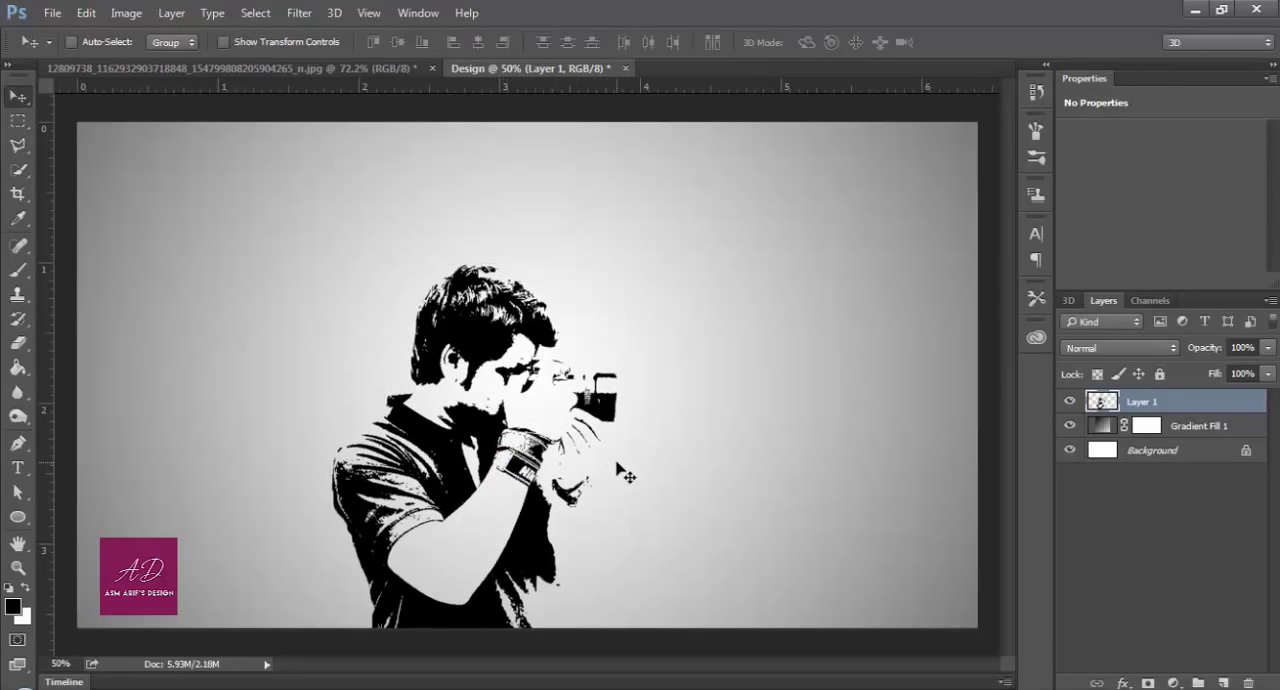
#> input picture proj1_cse573/task3/task3_bonus/pos2/t2_1.jpg, 1280 x 690 px, found by its file name; its folder holds 4 pictures in this run
$ python Project1_cursor_bonus_pos2.py
#> lines starting #> are read from the running program, lines starting #| are printed output that depends on the picture; after the words box and inside, x2 and y2 are one past the last pixel; in counts of white or black regions, pixels touching at a corner belong together
import cv2
from numpy import *
import numpy as np
import math
##
##define sampling function
def sampling(image_original,ratio):
    size_original=image_original.shape
    length=size_original[0]
    width=size_original[1]
    length_adj=math.floor(length/ratio)
    width_adj=math.floor(width/ratio)
    rgb_or_gray=len(size_original)
    if rgb_or_gray==3:
        sampled_img=zeros((length_adj,width_adj,size_original[2]))
        for colorchannel in range(0,size_original[2]):
            for x_adj in range(0,length_adj):
                for y_adj in range(0,width_adj):
                    sampled_img[x_adj,y_adj,colorchannel]=np.mean(image_original[math.floor(ratio*x_adj):math.floor(ratio*(x_adj+1)),math.floor(ratio*y_adj):math.floor(ratio*(y_adj+1)),colorchannel])
    else:
        sampled_img=zeros((length_adj,width_adj))
        for x_adj in range(0,length_adj):
                for y_adj in range(0,width_adj):
                    sampled_img[x_adj,y_adj]=np.mean(image_original[math.floor(ratio*x_adj):math.floor(ratio*(x_adj+1)),math.floor(ratio*y_adj):math.floor(ratio*(y_adj+1))])

    sampled_img_output=np.rint(sampled_img).astype('uint8')
    return sampled_img_output
###
your_dir="/Users/yangyunchen/Dropbox/Python/proj1_cse573/"
##PLEASE FILL IN YOUR FOLDER DIRECTORY PATH HERE##

for i_c in range(1,7):
    dir_str=your_dir+"task3/task3_bonus/pos2/t2_"+str(i_c)+".jpg"
    img_p_o=cv2.imread(dir_str)
#> img_p_o is the input picture: shape (690, 1280, 3); mean B, G, R 124.2, 123.6, 124.3
    img_p=cv2.imread(dir_str)

    tem=cv2.imread(your_dir+"task3/task3_bonus/tem_2.jpg")
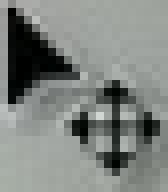
#> input picture proj1_cse573/task3/task3_bonus/tem_2.jpg, 21 x 24 px, found by its file name (shown 8 times larger)
#> tem is the input picture: shape (24, 21, 3); mean B, G, R 127.6, 131.5, 127.2

    length_tem=tem.shape[0]
#> length_tem = 24
    width_tem=tem.shape[1]
#> width_tem = 21

    size_list=[]
    n_size=0
    score_list=[]
    loc_list=[]
    for ind in range(10,13):
        length_tema=math.floor(length_tem/ind*10)
        width_tema=math.floor(width_tem/ind*10)
        size_list.append([length_tema,width_tema])
        tem_re=sampling(tem,ind/10)
        match=cv2.matchTemplate(img_p,tem_re,cv2.TM_CCOEFF_NORMED)
        score_m=[cv2.minMaxLoc(match)[1]]
        loc_m=[cv2.minMaxLoc(match)[3]]
        score_list.append(score_m)
        loc_list.append(loc_m)
#> this loop made 3 passes
#> (score_m, loc_m) on passes 1 to 3: ([0.897], [(616, 462)]), ([0.813], [(616, 462)]), ([0.704], [(617, 463)])
#> pass 1, `match=cv2.matchTemplate(img_p,tem_re,cv2.TM_CCOEFF_NORMED)`:
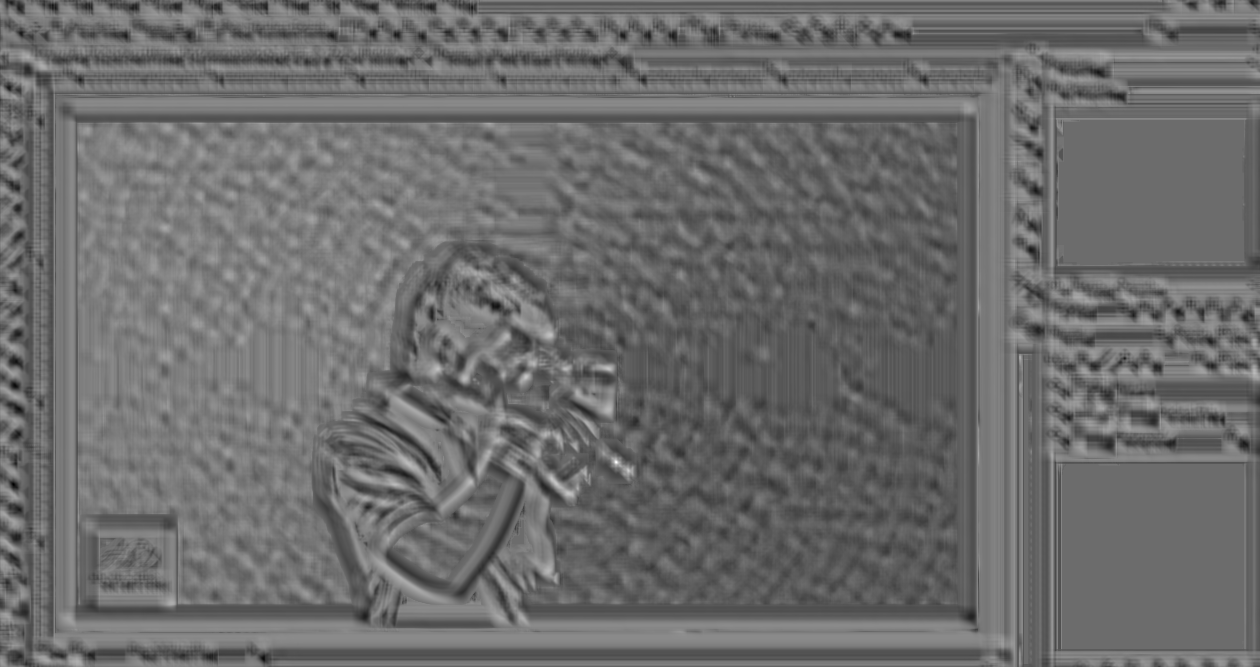
#> match: shape (667, 1260) float32; min -0.67, max 0.897, mean -0.00169; drawn with min black and max white
#> pass 2, `match=cv2.matchTemplate(img_p,tem_re,cv2.TM_CCOEFF_NORMED)`:
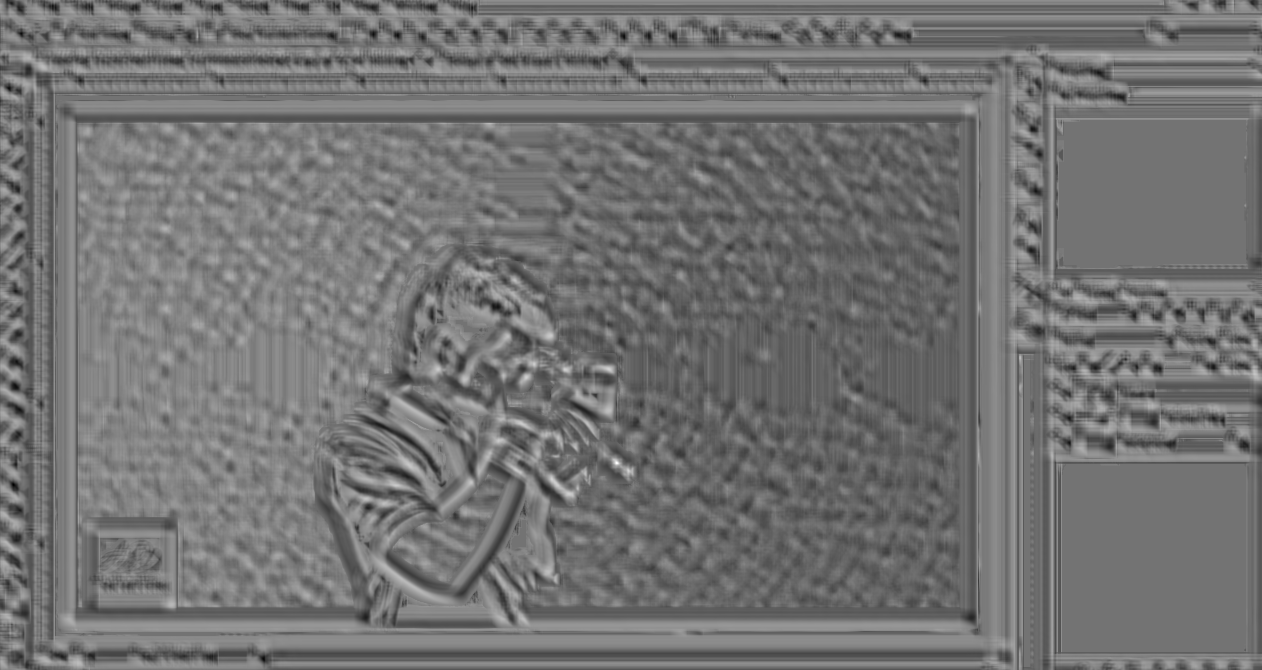
#> match: shape (670, 1262) float32; min -0.674, max 0.813, mean -0.00183; drawn with min black and max white
#> after the loop, loc_list = [[(616, 462)], [(616, 462)], [(617, 463)]]; score_list = [[0.897], [0.813], [0.704]]; size_list = [[24, 21], [21, 19], [20, 17]]

    max_ind=cv2.minMaxLoc(np.array(score_list))[3]
#> max_ind = (0, 0)
    loc_max=loc_list[max_ind[1]]
#> loc_max = [(616, 462)]

    cv2.rectangle(img_p_o,(loc_max[0][0],loc_max[0][1]),(loc_max[0][0]+size_list[max_ind[1]][1],loc_max[0][1]+size_list[max_ind[1]][0]),(0,0,255),2)
#> img_p_o: shape (690, 1280, 3); 0.03% of pixels changed, all inside (x1, y1, x2, y2) = (615, 461, 639, 488)

    cv2.imshow("cursor"+str(i_c),img_p_o)
    dir_str_2=your_dir+"task3/task3_bonus/pos2/cursor"+str(i_c)+".png"
    cv2.imwrite(dir_str_2,img_p_o)
#> pass 2 of the loop `for i_c in range(1,7):`:
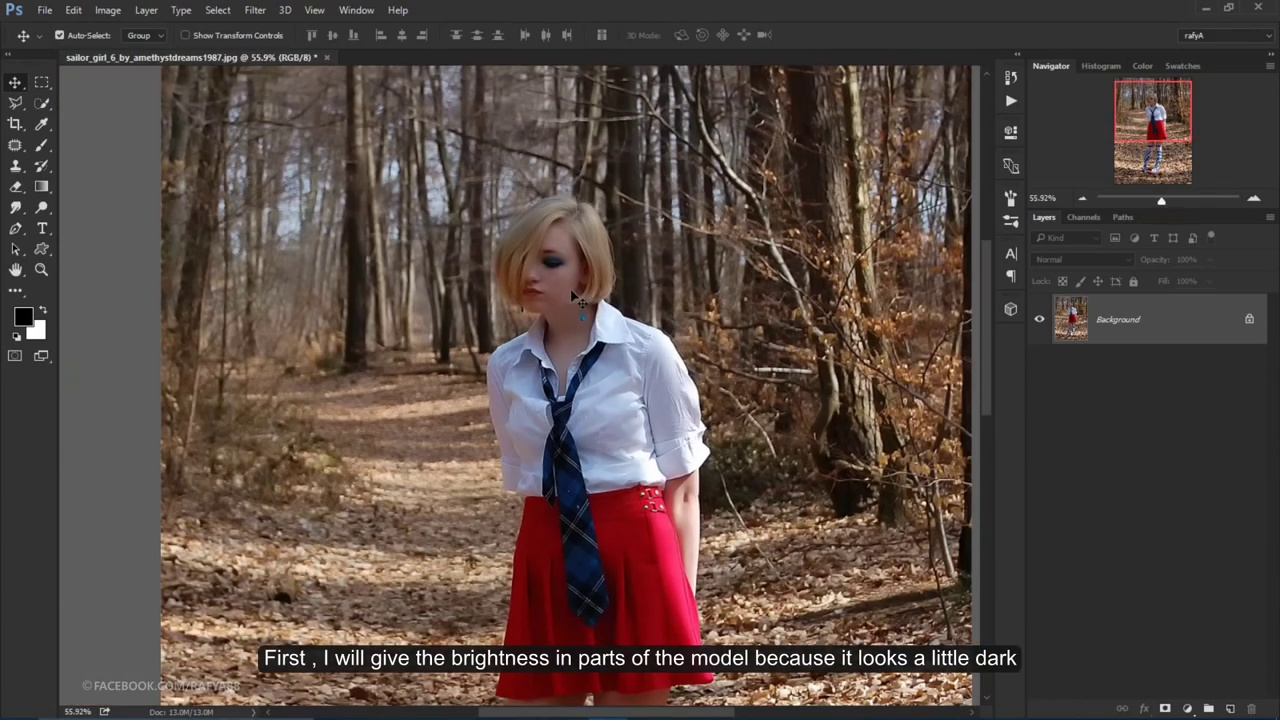
#> input picture proj1_cse573/task3/task3_bonus/pos2/t2_2.jpg, 1280 x 720 px, found by its file name
#> img_p_o is the input picture: shape (720, 1280, 3); mean B, G, R 65.5, 70.9, 83.8
#> the loop `for ind in range(10,13):` made 3 passes
#> (score_m, loc_m) on passes 1 to 3: ([0.557], [(315, 579)]), ([0.642], [(570, 289)]), ([0.765], [(570, 290)])
#> pass 1, `match=cv2.matchTemplate(img_p,tem_re,cv2.TM_CCOEFF_NORMED)`:
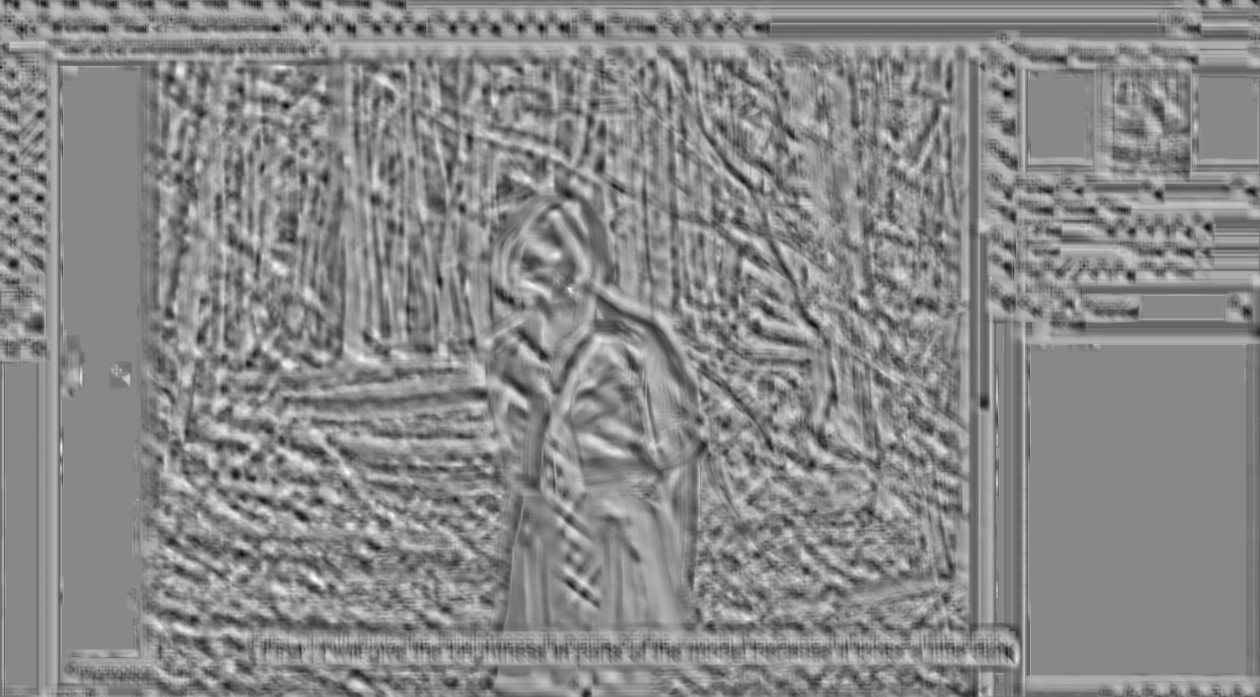
#> match: shape (697, 1260) float32; min -0.641, max 0.557, mean 0.0013; drawn with min black and max white
#> pass 3, `match=cv2.matchTemplate(img_p,tem_re,cv2.TM_CCOEFF_NORMED)`:
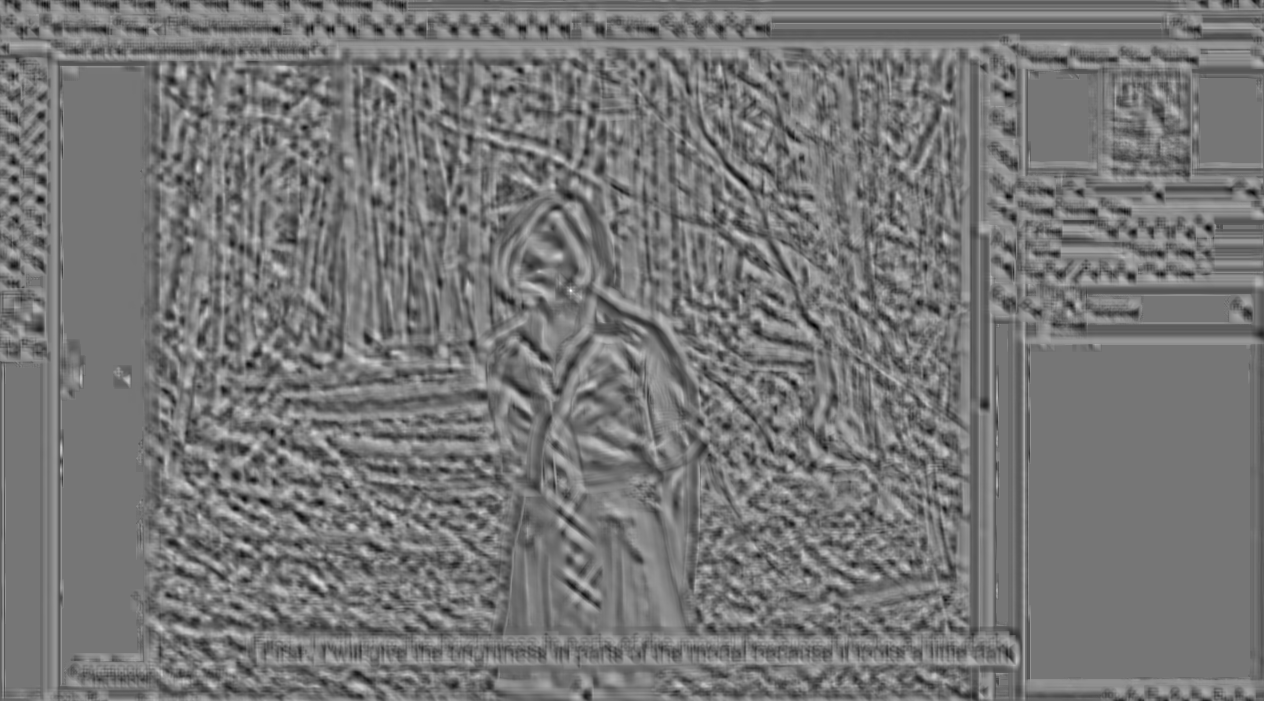
#> match: shape (701, 1264) float32; min -0.66, max 0.765, mean 0.00167; drawn with min black and max white
#> after the loop `for ind in range(10,13):`: loc_list = [[(315, 579)], [(570, 289)], [(570, 290)]]; score_list = [[0.557], [0.642], [0.765]]
#> max_ind = (0, 2)
#> loc_max = [(570, 290)]
#> img_p_o: shape (720, 1280, 3); 0.02% of pixels changed, all inside (x1, y1, x2, y2) = (569, 289, 589, 312)
#> pass 3 of the loop `for i_c in range(1,7):`:
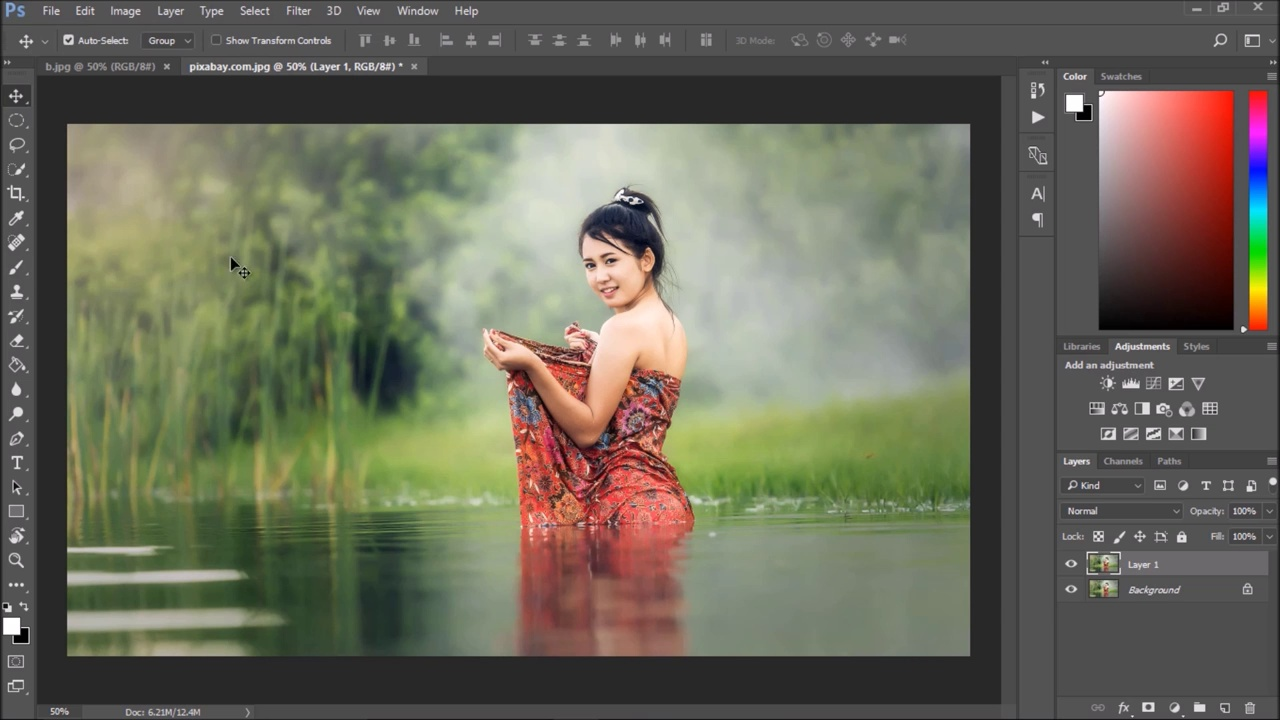
#> input picture proj1_cse573/task3/task3_bonus/pos2/t2_3.jpg, 1280 x 720 px, found by its file name
#> img_p_o is the input picture: shape (720, 1280, 3); mean B, G, R 89.7, 105.4, 106.1
#> the loop `for ind in range(10,13):` made 3 passes
#> (score_m, loc_m) on passes 1 to 3: ([0.933], [(230, 257)]), ([0.813], [(231, 258)]), ([0.646], [(232, 259)])
#> pass 1, `match=cv2.matchTemplate(img_p,tem_re,cv2.TM_CCOEFF_NORMED)`:
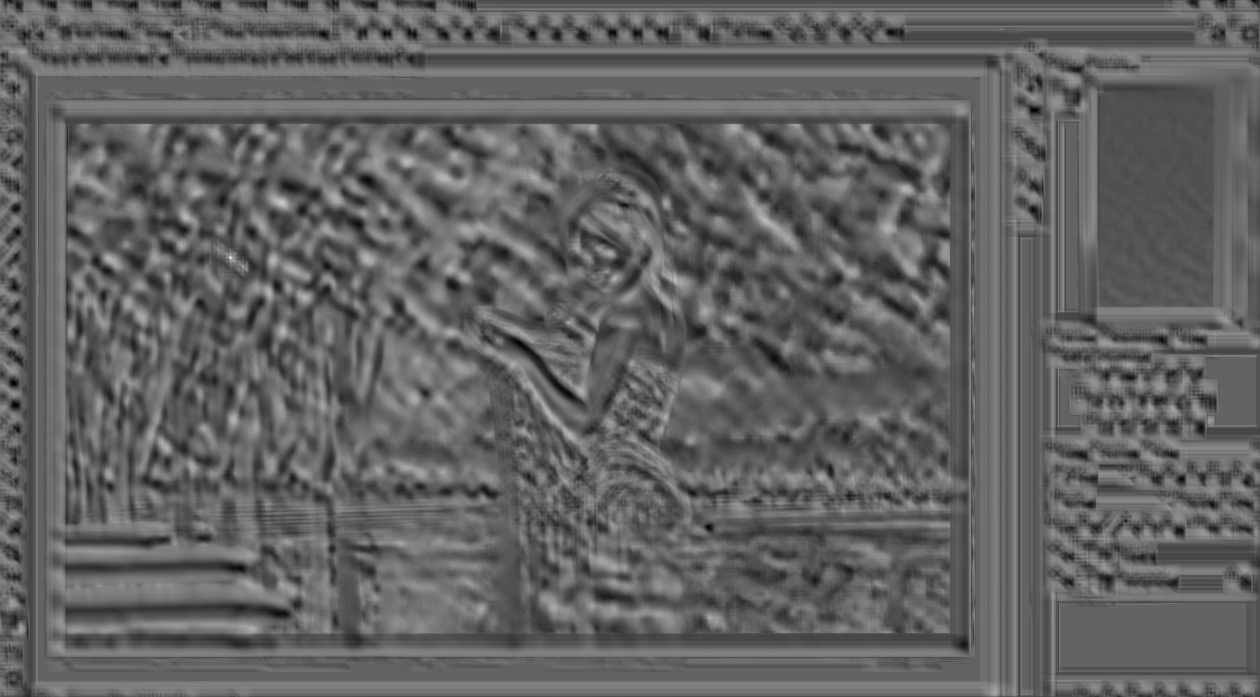
#> match: shape (697, 1260) float32; min -0.593, max 0.933, mean -0.00327; drawn with min black and max white
#> pass 3, `match=cv2.matchTemplate(img_p,tem_re,cv2.TM_CCOEFF_NORMED)`:
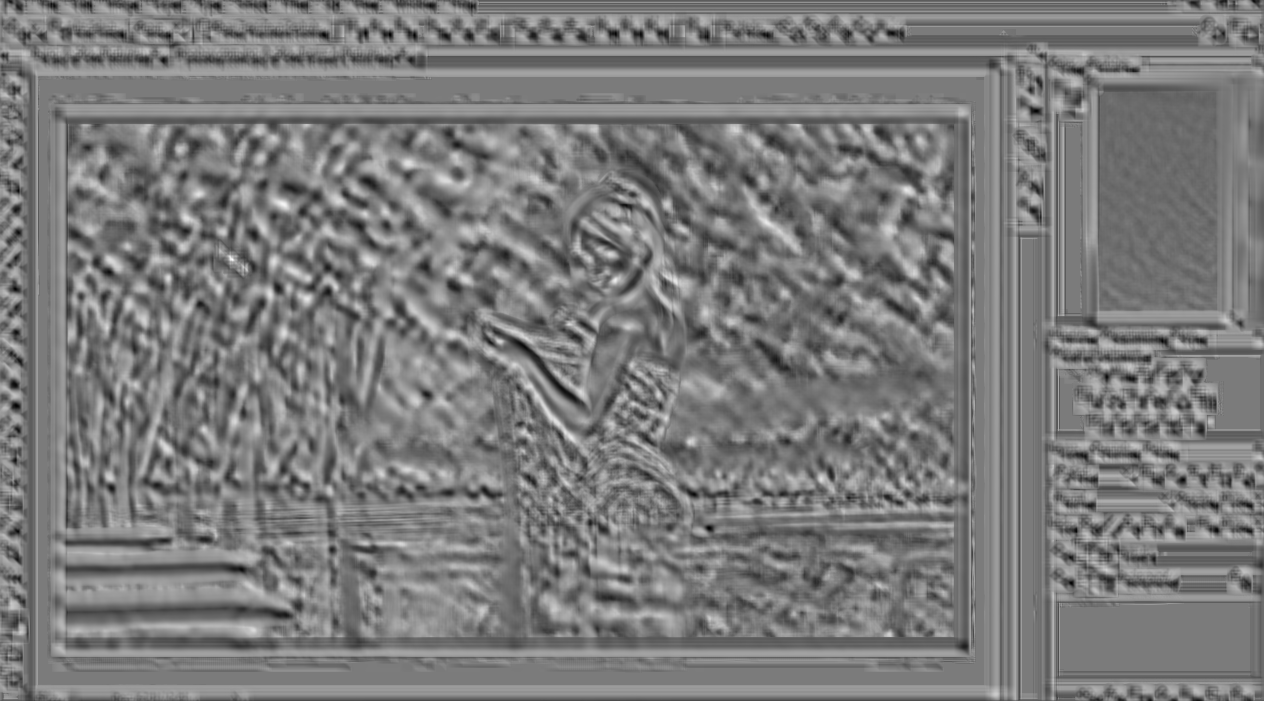
#> match: shape (701, 1264) float32; min -0.608, max 0.646, mean -0.00233; drawn with min black and max white
#> after the loop `for ind in range(10,13):`: loc_list = [[(230, 257)], [(231, 258)], [(232, 259)]]; score_list = [[0.933], [0.813], [0.646]]
#> max_ind = (0, 0)
#> loc_max = [(230, 257)]
#> img_p_o: shape (720, 1280, 3); 0.03% of pixels changed, all inside (x1, y1, x2, y2) = (229, 256, 253, 283)
#> (the run stopped early here; a loop or call above may not have finished)
